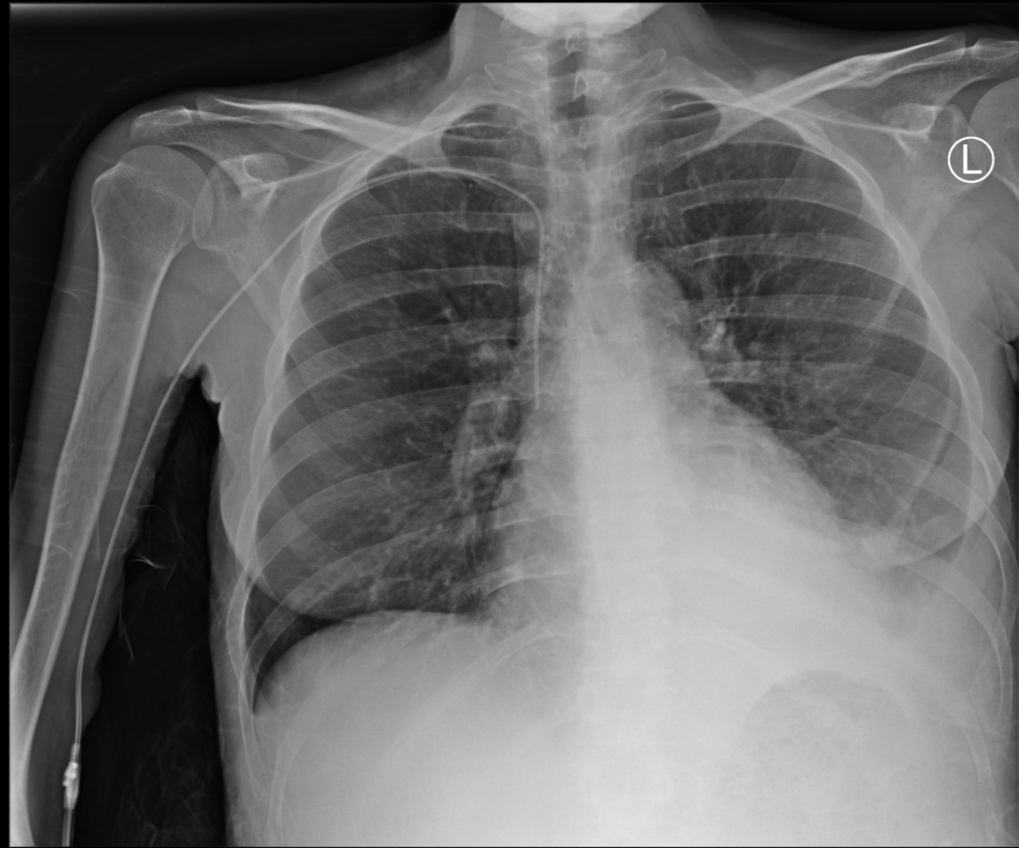
#> input picture MFCN_SMC/model_input/input_Catheter_Whole_RANZCR/test/PICC/case93.jpg, 3056 x 2544 px (shown at 1/3 size); its folder holds only this picture in this run
$ python overlayer.py
#> lines starting #> are read from the running program, lines starting #| are printed output that depends on the picture; after the words box and inside, x2 and y2 are one past the last pixel; in counts of white or black regions, pixels touching at a corner belong together
import cv2
import numpy as np
import os

# Paths
xray_folder = "../model_input/input_Catheter_Whole_RANZCR/test/PICC"   # folder with X-ray images
pred_folder = "../output/output_inference_segmentation_endtoendFCDenseNet_Whole_RANZCR/FCDenseNetthird_output/FCDenseNet/First_connected_component"     # folder with prediction masks
output_folder = "../output/output_inference_segmentation_endtoendFCDenseNet_Whole_RANZCR/FCDenseNetthird_output/FCDenseNet/Overlay"  # output folder

# Create output folder if it doesn’t exist
os.makedirs(output_folder, exist_ok=True)

# Loop over all X-ray images
for filename in os.listdir(xray_folder):
    if filename.lower().endswith(('.jpg', '.png', '.jpeg')):
        xray_path = os.path.join(xray_folder, filename)
        pred_path = os.path.join(pred_folder, filename)  # assumes same name

        if not os.path.exists(pred_path):
            print(f"Skipping {filename} (no matching prediction found)")
            continue

        # Load images
        xray = cv2.imread(xray_path)
#> xray is the input picture: shape (2544, 3056, 3); min 0, max 255, mean 108.6
        pred = cv2.imread(pred_path, cv2.IMREAD_GRAYSCALE)
#> pred: shape (2544, 3056); min 0, max 255, mean 108.6

        if xray is None or pred is None:
            print(f"Error loading {filename}, skipping...")
            continue

        # Resize prediction to match X-ray
        pred = cv2.resize(pred, (xray.shape[1], xray.shape[0]))

        # Threshold mask
        _, mask = cv2.threshold(pred, 1, 255, cv2.THRESH_BINARY)
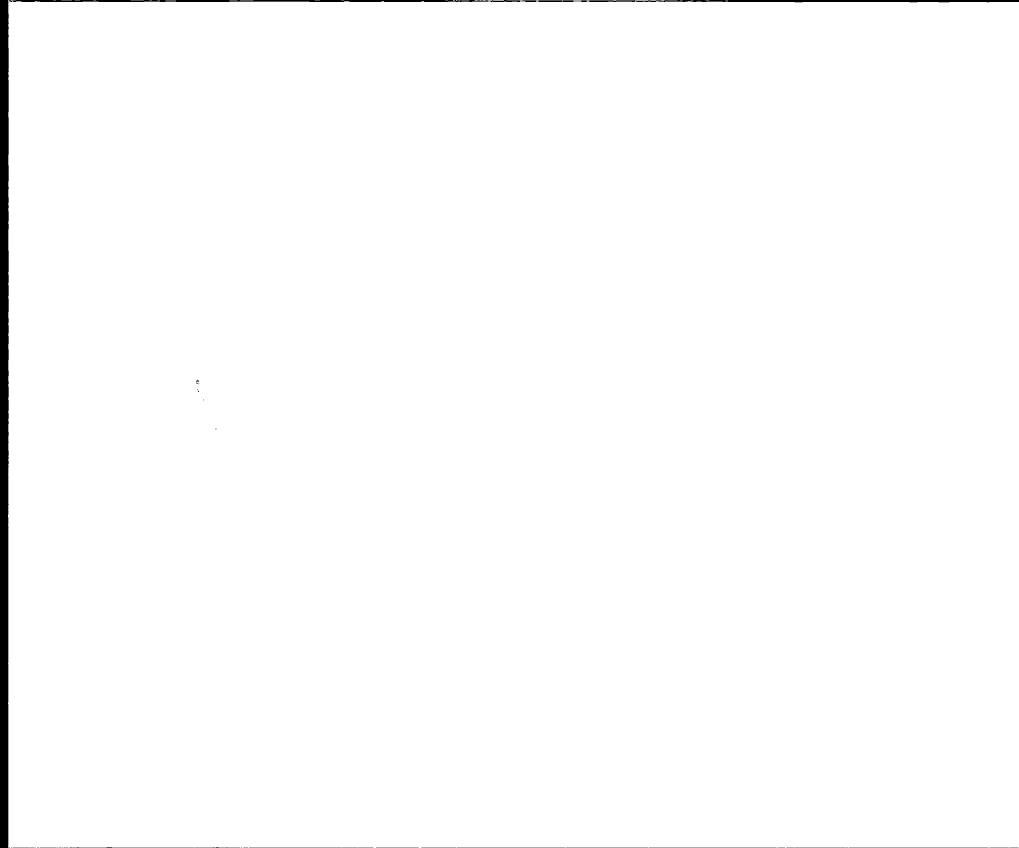
#> mask: shape (2544, 3056) (shown at 1/3 size); 98.9% white; 41 black regions (21 under 20 px), largest, box (x1, y1, x2, y2) and area: (0, 0, 3056, 2544) 80508, (2546, 2543, 2965, 2544) 419, (216, 2542, 583, 2544) 387

        # Create red overlay
        red_overlay = np.zeros_like(xray, dtype=np.uint8)
        red_overlay[mask > 0] = (0, 0, 255)

        # Blend
        alpha = 0.4
        result = cv2.addWeighted(red_overlay, alpha, xray, 1 - alpha, 0)
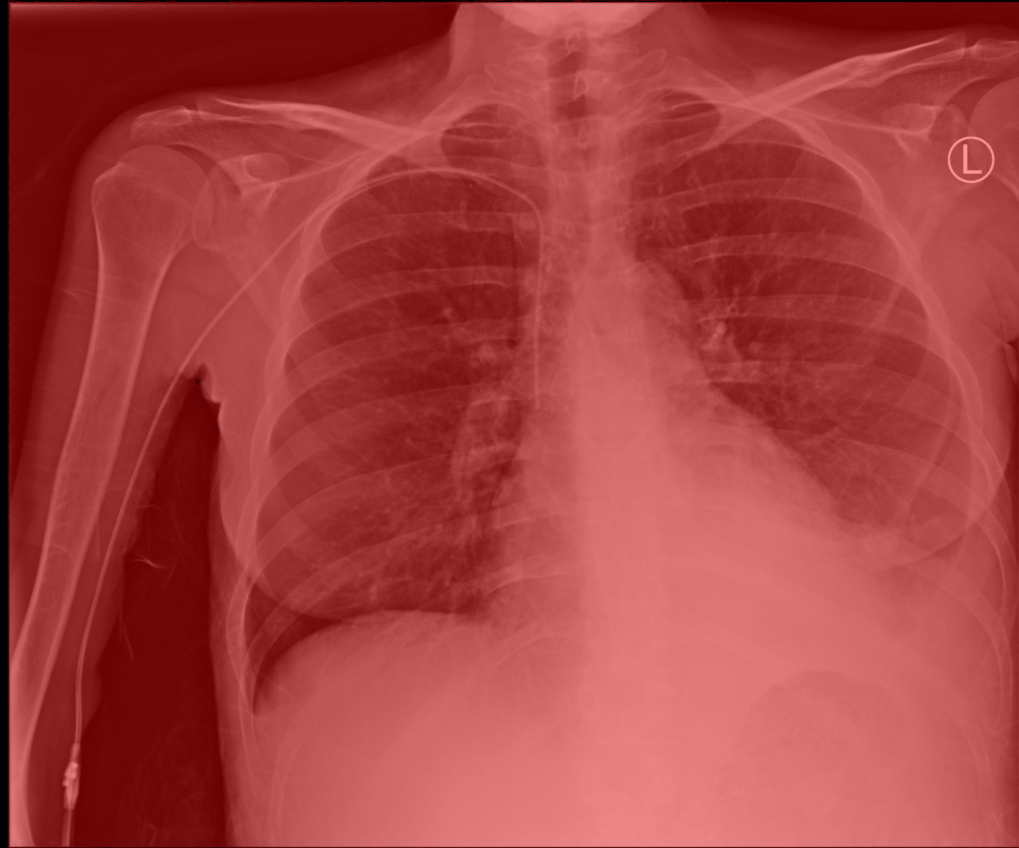
#> result: shape (2544, 3056, 3) (shown at 1/3 size); mean B, G, R 65.2, 65.2, 166.1
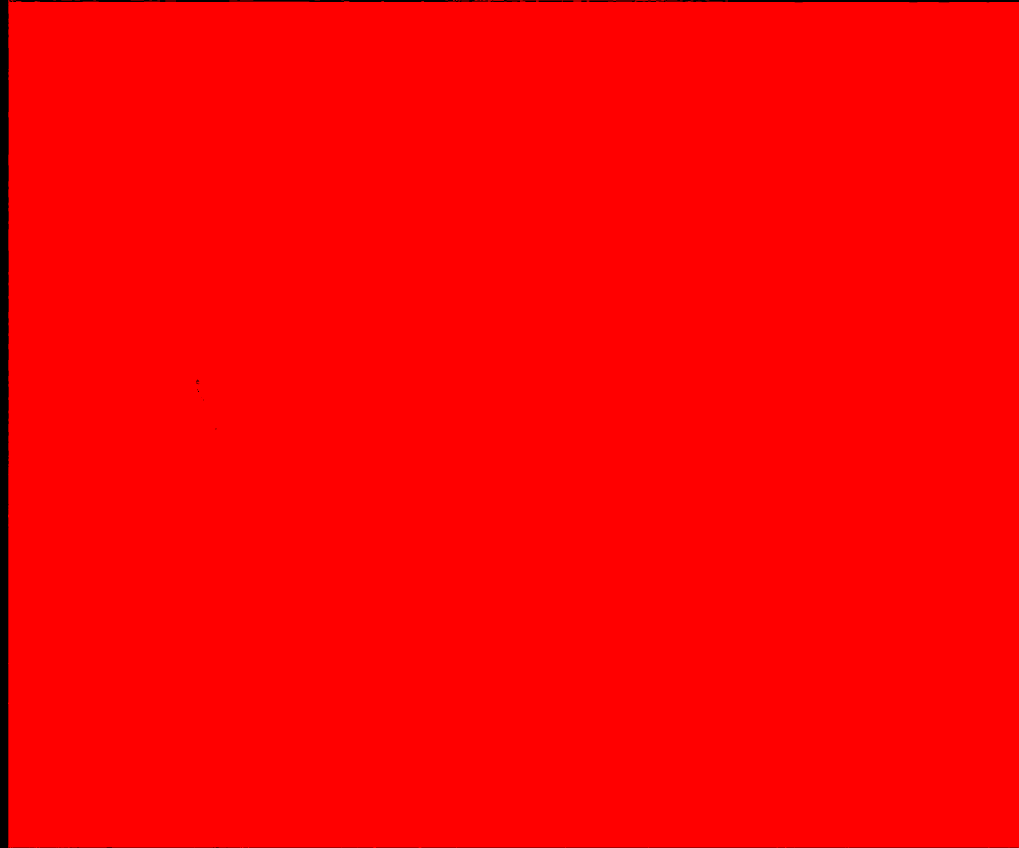
#> red_overlay: shape (2544, 3056, 3) (shown at 1/3 size); mean B, G, R 0, 0, 252.3

        # Save result
        out_path = os.path.join(output_folder, filename)
        cv2.imwrite(out_path, result)

        print(f"Saved overlay: {out_path}")
